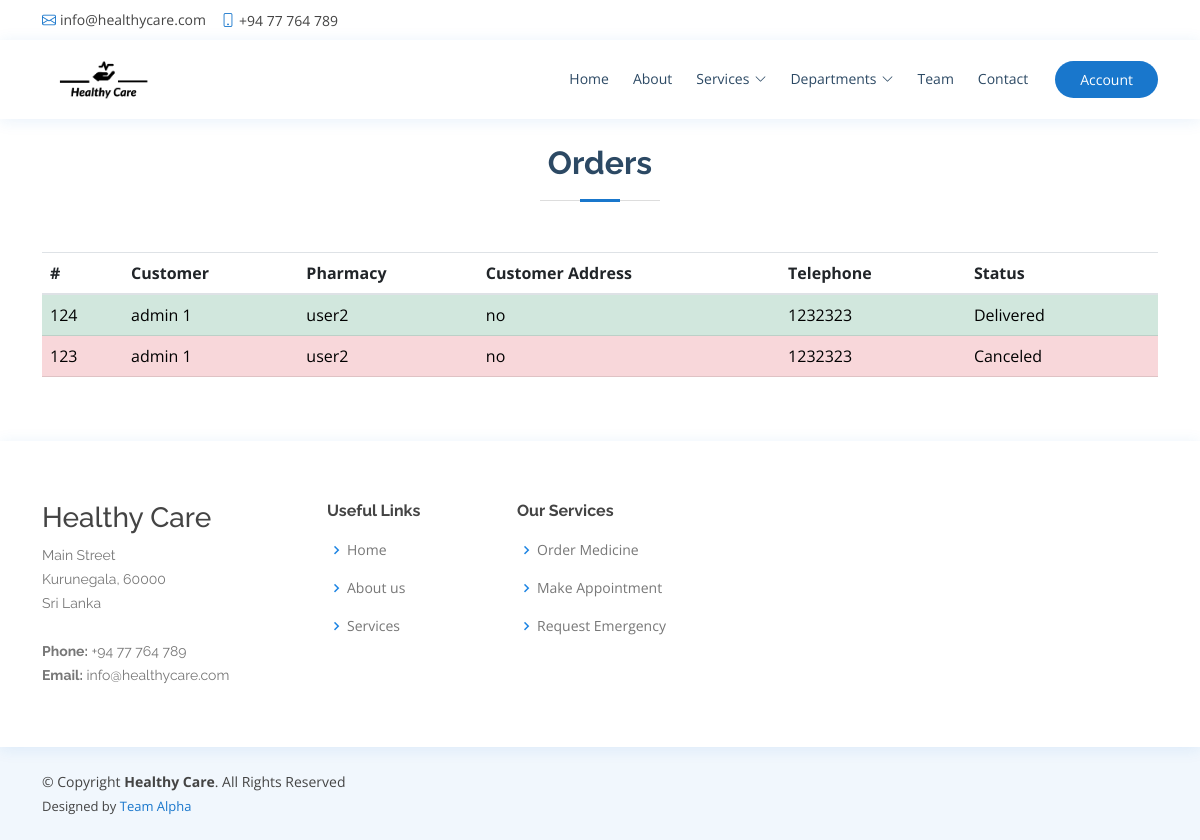
Page /delivery.php (signed in) on the committed database.
### tables this page shows
CREATE TABLE
    `order` (
        `o_id` int(11) NOT NULL,
        `c_id` int(11) NOT NULL,
        `p_id` int(11) NOT NULL,
        `d_id` int(11) NOT NULL,
        `o_des` text DEFAULT NULL,
        `o_datetime` timestamp NOT NULL DEFAULT current_timestamp(),
        `o_status` varchar(50) NOT NULL DEFAULT 'Processing',
        `o_image` text NOT NULL
    );

CREATE TABLE
    `customer` (
        `c_id` int(11) NOT NULL,
        `c_name` text NOT NULL,
        `c_email` text NOT NULL,
        `c_password` text NOT NULL,
        `c_gender` text NOT NULL,
        `c_dob` text NOT NULL,
        `c_address` text NOT NULL,
        `c_town` text NOT NULL,
        `c_telephone` text NOT NULL,
        `c_nic` text NOT NULL
    );

CREATE TABLE
    `pharmacy` (
        `p_id` int(11) NOT NULL,
        `p_name` text NOT NULL,
        `p_email` text NOT NULL,
        `p_password` text NOT NULL,
        `p_telephone` text NOT NULL,
        `p_address` text NOT NULL,
        `p_town` text NOT NULL,
        `p_licecne` text NOT NULL,
        `count` int(11) NOT NULL
    );

### delivery.php (the view, shortened to what this page needs)
<?php session_start();
$con=mysqli_connect("localhost","root","","healthycare");
?>
<!DOCTYPE html>
<html lang="en">
<head>
     <link rel="stylesheet" href="https://maxcdn.bootstrapcdn.com/bootstrap/4.0.0/css/bootstrap.min.css">
  <link href="assets/vendor/fontawesome-free/css/all.min.css" rel="stylesheet">
  <link href="assets/vendor/animate.css/animate.min.css" rel="stylesheet">
  <link href="assets/vendor/bootstrap/css/bootstrap.min.css" rel="stylesheet">
  <link href="assets/vendor/bootstrap-icons/bootstrap-icons.css" rel="stylesheet">
  <link href="assets/vendor/boxicons/css/boxicons.min.css" rel="stylesheet">
  <link href="assets/vendor/glightbox/css/glightbox.min.css" rel="stylesheet">
  <link href="assets/vendor/remixicon/remixicon.css" rel="stylesheet">
  <link href="assets/vendor/swiper/swiper-bundle.min.css" rel="stylesheet">
    <link href="assets/css/style.css" rel="stylesheet">
</head>
<body>
  <div id="topbar" class="d-flex align-items-center fixed-top">
    <div class="container d-flex justify-content-between">
      <div class="contact-info d-flex align-items-center">
        <i class="bi bi-envelope"></i> <a href="mailto:contact@example.com">info@healthycare.com</a>
        <i class="bi bi-phone"></i> +94 77 764 789
      </div>
    </div>
  </div>
  <header id="header" class="fixed-top">
    <div class="container d-flex align-items-center">
      <h1 class="logo me-auto"><a href="index.html"><img src="assets/img/Healthy%20Care-logos_black.png"></a></h1>
      <nav id="navbar" class="navbar order-last order-lg-0">
        <ul>
          <li><a class="nav-link scrollto" href="index.html">Home</a></li>
          <li><a class="nav-link scrollto" href="#about">About</a></li>
          <li class="dropdown"><a href="#services"><span>Services</span> <i class="bi bi-chevron-down"></i></a>
          </li>
          <li class="dropdown"><a href="#department"><span>Departments</span> <i class="bi bi-chevron-down"></i></a>
          </li>
            <li><a class="nav-link scrollto" href="#team">Team</a></li>
          <li><a class="nav-link scrollto" href="#contact">Contact</a></li>
        </ul>
      </nav>
 <a href="daccount.php" class="appointment-btn scrollto">Account</a>
    </div>
  </header>
<br><br><br><br><br><br>
      <div class="container">
          <div class="section-title">
          <h2>Orders</h2>
        </div>
<table class="table">
  <thead>
    <tr>
      <th scope="col">#</th>
      <th scope="col">Customer</th>
      <th scope="col">Pharmacy</th>
      <th scope="col">Customer Address</th>
      <th scope="col">Telephone</th>
      <th scope="col">Status</th>
      <th scope="col"></th>
    </tr>
  </thead>
  <tbody>
      <?php
								  $sql2 ="SELECT `order`.`o_id`, `customer`.`c_name`, `pharmacy`.`p_name`, `pharmacy`.`p_id` ,`customer`.`c_address`,`customer`.`c_telephone`, `order`.`o_status`
                                FROM `order`, `customer`, `pharmacy`
                                WHERE `order`.`c_id`=`customer`.c_id AND `order`.`p_id`=`pharmacy`.`p_id` AND
                                `order`.`d_id`=".$_SESSION["d_id"]." ORDER BY `order`.`o_id` DESC;";
								  $result2 = mysqli_query($con,$sql2);
								  if(mysqli_num_rows($result2)>0)
                                  {
									while($row = mysqli_fetch_assoc($result2))
									{
                                        $status=$row['o_status'];
                                        if($status=="Delivered")
                                        { ?>
                                        <tr class="table-success">
										<td><?php $o_id=$row['o_id']; echo $o_id ?></td>
										<td><?php echo $row['c_name']; ?></td>
										<td><?php echo $row['p_name']; ?></td>
										<td><?php echo $row['c_address']; ?></td>
										<td><?php echo $row['c_telephone']; ?></td>
										<td><?php echo $status; ?></td>
										<td></td>
									  	</tr> <?php
                                        }else if($status=="Canceled"){ ?>
                                            <tr  class="table-danger">
                                            <td><?php $o_id=$row['o_id']; echo $o_id ?></td>
                                            <td><?php echo $row['c_name']; ?></td>
                                            <td><?php echo $row['p_name']; ?></td>
                                            <td><?php echo $row['c_address']; ?></td>
                                            <td><?php echo $row['c_telephone']; ?></td>
                                            <td><?php echo $status; ?></td>
                                            <td></td>
                                            </tr> <?php
                                        }
									}
							  	  }else{
								  	 echo "No Orders in Order Book";
							  	  }
						    ?>
  </tbody>
</table>
      </div>
<br><br>
<footer id="footer">
    <div class="footer-top">
      <div class="container">
        <div class="row">
          <div class="col-lg-3 col-md-6 footer-contact">
            <h3>Healthy Care</h3>
            <p>
              Main Street <br>
              Kurunegala, 60000<br>
              Sri Lanka <br><br>
              <strong>Phone:</strong> +94 77 764 789<br>
              <strong>Email:</strong> info@healthycare.com<br>
            </p>
          </div>
          <div class="col-lg-2 col-md-6 footer-links">
            <h4>Useful Links</h4>
            <ul>
              <li><i class="bx bx-chevron-right"></i> <a href="http://healthycare.teamcodeit.com">Home</a></li>
              <li><i class="bx bx-chevron-right"></i> <a href="http://healthycare.teamcodeit.com/#about">About us</a></li>
              <li><i class="bx bx-chevron-right"></i> <a href="http://healthycare.teamcodeit.com/#services">Services</a></li>
            </ul>
          </div>
          <div class="col-lg-3 col-md-6 footer-links">
            <h4>Our Services</h4>
            <ul>
              <li><i class="bx bx-chevron-right"></i> <a href="ordermedicine.php">Order Medicine</a></li>
              <li><i class="bx bx-chevron-right"></i> <a href="channeldoctor.php">Make Appointment</a></li>
              <li><i class="bx bx-chevron-right"></i> <a href="emergency.php">Request Emergency</a></li>
            </ul>
          </div>
        </div>
      </div>
    </div>
    <div class="container d-md-flex py-4">
      <div class="me-md-auto text-center text-md-start">
        <div class="copyright">
          &copy; Copyright <strong><span>Healthy Care</span></strong>. All Rights Reserved
        </div>
        <div class="credits">
          Designed by <a href="index.html">Team Alpha</a>
        </div>
      </div>
    </div>
  </footer>
</body>
</html>

### assets/css/style.css (style rules this page uses)
body { font-family: "Open Sans", sans-serif; color: #444444; }
a { color: #1977cc; text-decoration: none; }
h1, h2, h3, h4, h5, h6 { font-family: "Raleway", sans-serif; }
#topbar { background: #fff; height: 40px; font-size: 14px; transition: all 0.5s; z-index: 996; }
#topbar .contact-info a { line-height: 1; color: #444444; transition: 0.3s; }
#topbar .contact-info i { color: #1977cc; padding-right: 4px; margin-left: 15px; line-height: 0; }
#topbar .contact-info i:first-child { margin-left: 0; }
#header { background: #fff; transition: all 0.5s; z-index: 997; padding: 15px 0; top: 40px; box-shadow: 0px 2px 15px rgba(25, 119, 204, 0.1); }
#header .logo { font-size: 30px; margin: 0; padding: 0; line-height: 1; font-weight: 700; letter-spacing: 0.5px; font-family: "Poppins", sans-serif; }
#header .logo a { color: #2c4964; }
#header .logo img { max-height: 40px; }
.appointment-btn { margin-left: 25px; background: #1977cc; color: #fff; border-radius: 50px; padding: 8px 25px; white-space: nowrap; transition: 0.3s; font-size: 14px; display: inline-block; }
.navbar { padding: 0; }
.navbar ul { margin: 0; padding: 0; display: flex; list-style: none; align-items: center; }
.navbar li { position: relative; }
.navbar > ul > li { position: relative; white-space: nowrap; padding: 8px 0 8px 20px; }
.navbar a, .navbar a:focus { display: flex; align-items: center; justify-content: space-between; font-size: 14px; color: #2c4964; white-space: nowrap; transition: 0.3s; border-bottom: 2px solid #fff; padding: 5px 2px; }
.navbar a i, .navbar a:focus i { font-size: 12px; line-height: 0; margin-left: 5px; }
.section-title { text-align: center; padding-bottom: 30px; }
.section-title h2 { font-size: 32px; font-weight: bold; margin-bottom: 20px; padding-bottom: 20px; position: relative; color: #2c4964; }
.section-title h2::before { content: ""; position: absolute; display: block; width: 120px; height: 1px; background: #ddd; bottom: 1px; left: calc(50% - 60px); }
.section-title h2::after { content: ""; position: absolute; display: block; width: 40px; height: 3px; background: #1977cc; bottom: 0; left: calc(50% - 20px); }
#footer { color: #444444; font-size: 14px; background: #f1f7fd; }
#footer .footer-top { padding: 60px 0 30px 0; background: #fff; box-shadow: 0px 2px 15px rgba(25, 119, 204, 0.1); }
#footer .footer-top .footer-contact { margin-bottom: 30px; }
#footer .footer-top .footer-contact p { font-size: 14px; line-height: 24px; margin-bottom: 0; font-family: "Raleway", sans-serif; color: #777777; }
#footer .footer-top h4 { font-size: 16px; font-weight: bold; color: #444444; position: relative; padding-bottom: 12px; }
#footer .footer-top .footer-links { margin-bottom: 30px; }
#footer .footer-top .footer-links ul { list-style: none; padding: 0; margin: 0; }
#footer .footer-top .footer-links ul i { padding-right: 2px; color: #1c84e3; font-size: 18px; line-height: 1; }
#footer .footer-top .footer-links ul li { padding: 10px 0; display: flex; align-items: center; }
#footer .footer-top .footer-links ul li:first-child { padding-top: 0; }
#footer .footer-top .footer-links ul a { color: #777777; transition: 0.3s; display: inline-block; line-height: 1; }
#footer .credits { padding-top: 5px; font-size: 13px; color: #444444; }

### rows in the picture
order: o_id "124", c.c_name "admin 1", p.p_name "user2", c.c_address "no", c.c_telephone "1232323", o_status "Delivered"
order: o_id "123", c.c_name "admin 1", p.p_name "user2", c.c_address "no", c.c_telephone "1232323", o_status "Canceled"
